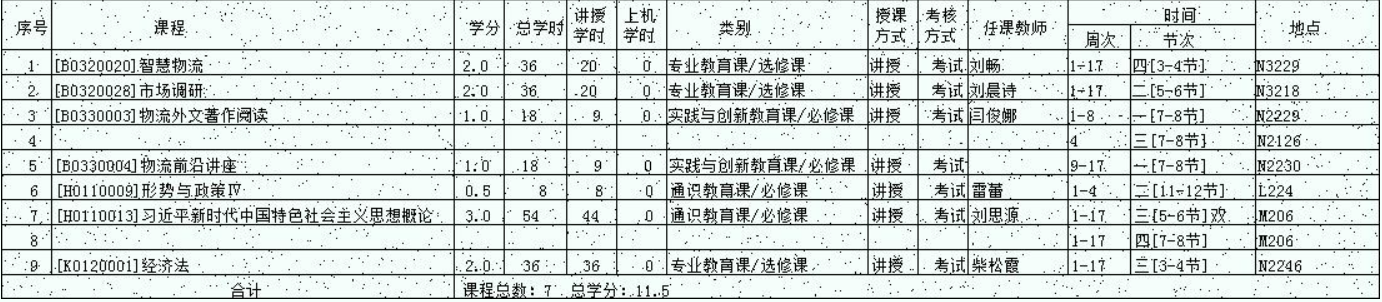
#> input picture src.png, 1382 x 302 px
$ python denoise2.py
#> lines starting #> are read from the running program, lines starting #| are printed output that depends on the picture; after the words box and inside, x2 and y2 are one past the last pixel; in counts of white or black regions, pixels touching at a corner belong together
### ocr.py
# encoding:utf-8
import requests
import base64
import pandas as pd

# 利用百度识别api识别图片文本信息
def ocr_course(path):
  # client_id 为官网获取的AK， client_secret 为官网获取的SK
  host = 'https://aip.baidubce.com/oauth/2.0/token?grant_type=client_credentials&client_id=CyPGn6Z0tCOxG747tru6KRb9&client_secret=2Fr6y4W5Gezp6H2RHt6OVx6uEXUuOOUz'
  tokens = requests.get(host).json()

  request_url = "https://aip.baidubce.com/rest/2.0/ocr/v1/accurate_basic"
  # 二进制方式打开图片文件
  f = open(path, 'rb')
  img = base64.b64encode(f.read())
  # 定义申请识别的参数
  params = {"image":img}
  access_token = tokens['access_token']
  request_url = request_url + "?access_token=" + access_token
  headers = {'content-type': 'application/x-www-form-urlencoded'}
  # 获取识别结果
  response = requests.post(request_url, data=params, headers=headers)
  return response

# 自定义文本纠正
# [46 lines left out: functions week_fix, info_format, not called in this run]
#info_format(response)

### denoise2.py
# encoding:utf-8
import cv2
import numpy as np
import ocr
# 严苛的去噪版本

# 读入图像并转为灰度图像
src = cv2.imread('src.png')
#> src is the input picture: shape (302, 1382, 3); mean B, G, R 218.5, 220.7, 213.2
img = cv2.cvtColor(src,cv2.COLOR_BGR2GRAY)


# 定义去噪函数
def img_denoise(img,kernel,noise_num):
#> called with kernel = 3, noise_num = 2
  output = img.copy()
  # 获取图像大小
  height, width = img.shape[:2]
#> height = 302; width = 1382
  # 循环遍历图像每一个像素
  for i in range(1, height - 1):
    for j in range(1, width - 1):
      # 获取kernel x kernel核的像素值
      roi = img[i - 1:i + kernel - 1, j - 1:j + kernel - 1]
      # 判断是否有不少于noise_num个像素近于0，判定为黑色成行或成列，进行保留；否则为孤点，取值255为白
      if np.sum(roi < 130) >= noise_num:
        output[i, j] = img[i, j]
      else:
        output[i, j] = 255
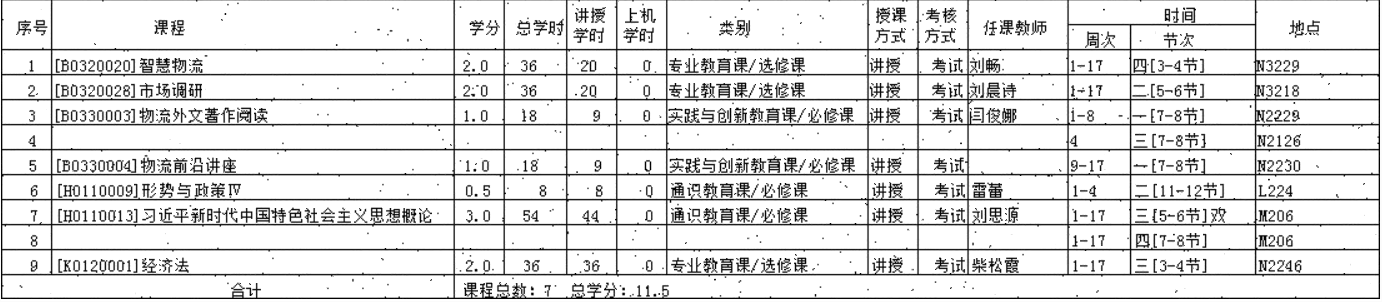
#> output: shape (302, 1382); min 1, max 255, mean 224.2
  return output
img = img_denoise(img,3,2)
# 二次过滤
img = img_denoise(img,5,3)
#> call 2 of img_denoise, with kernel = 5, noise_num = 3
#> after the loop in img_denoise (call 2), `for i in range(1, height - 1):`:
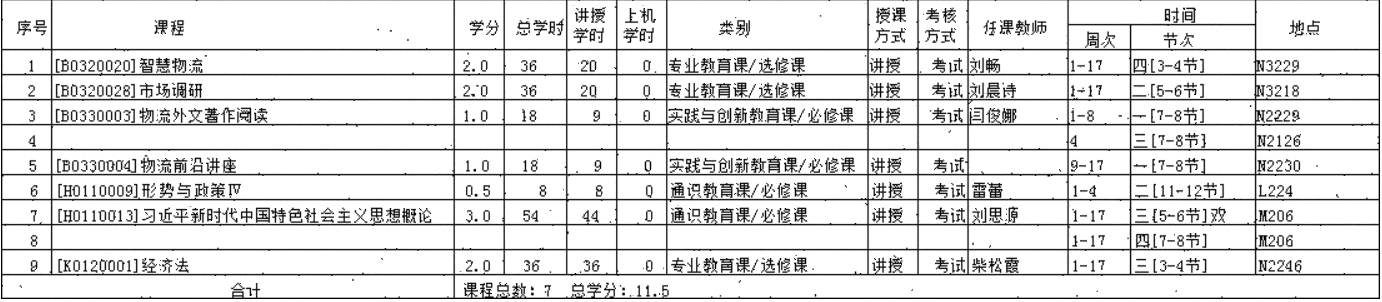
#> output: shape (302, 1382); 0.58% of pixels changed, all inside (x1, y1, x2, y2) = (3, 1, 1381, 300)

# 显示输出图像
# cv2.imshow('img', img)
# cv2.waitKey(0)
# cv2.destroyAllWindows()

# 去噪图片储存
tmp_png_name = 'tmp.png'
cv2.imwrite(tmp_png_name,img)
# 获取识别结果文本
response = ocr.ocr_course(tmp_png_name)
#> (the run stopped early here; a loop or call above may not have finished)

$ run again, with example.png copied over src.png
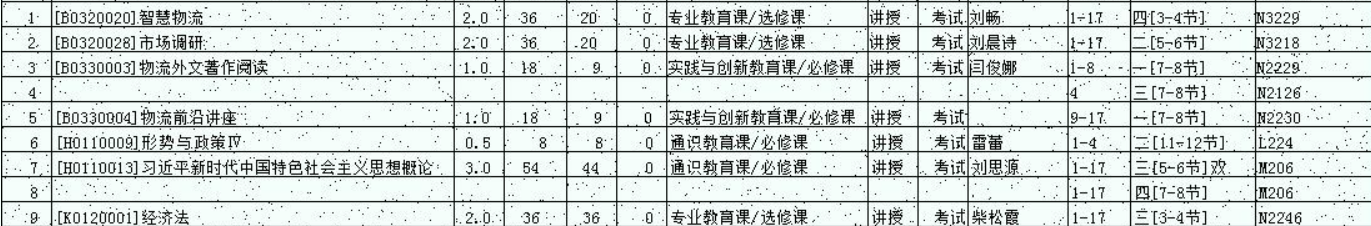
#> input picture example.png, 1371 x 226 px
#> src is the input picture: shape (226, 1371, 3); mean B, G, R 215.7, 217.9, 210.5
#> after the loop in img_denoise, `for i in range(1, height - 1):`:
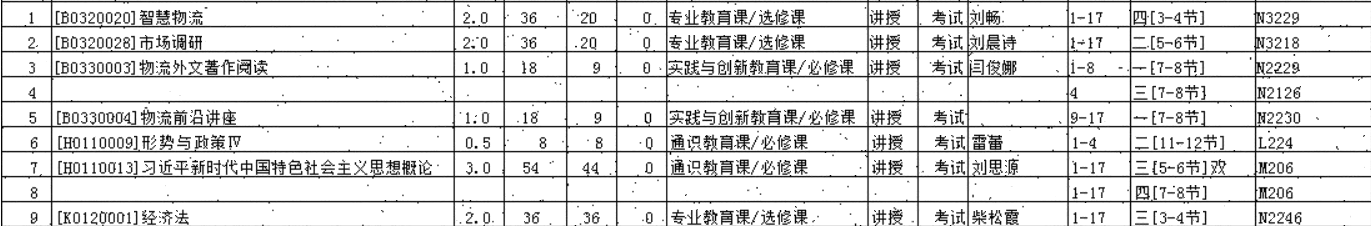
#> output: shape (226, 1371); min 1, max 255, mean 221.3
#> after the loop in img_denoise (call 2), `for i in range(1, height - 1):`:
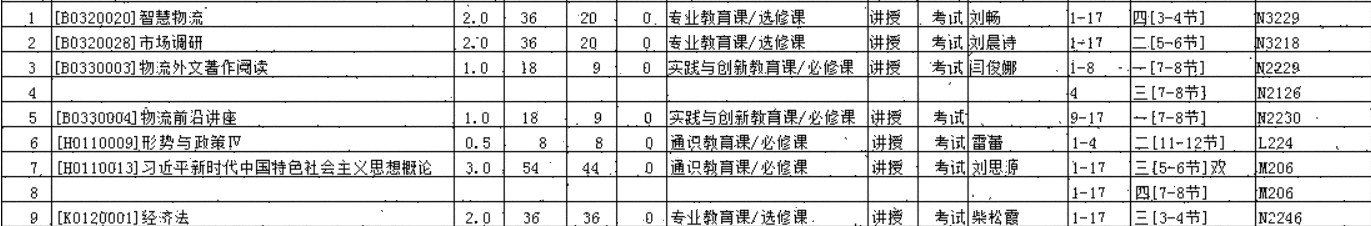
#> output: shape (226, 1371); 0.59% of pixels changed, all inside (x1, y1, x2, y2) = (4, 3, 1365, 225)
